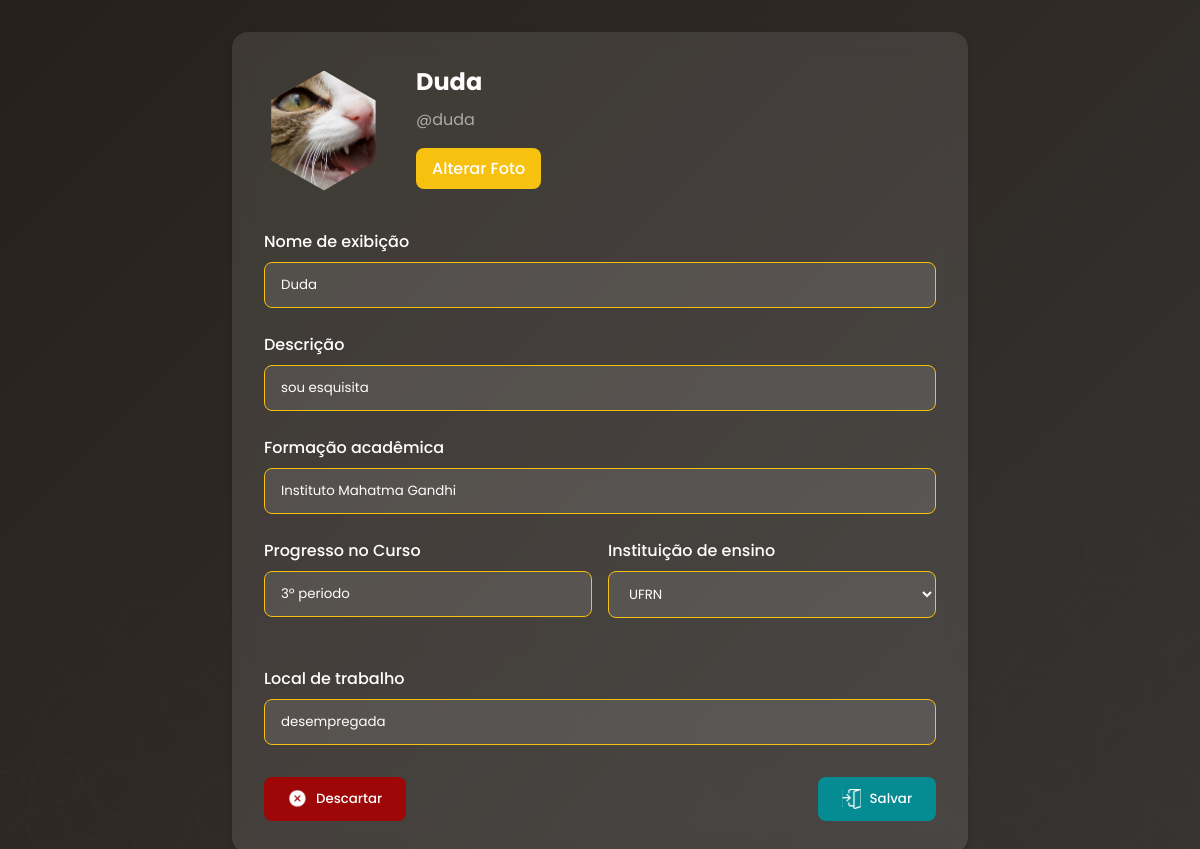
The page /editar-perfil/ (signed in) on the database its author committed.
### app_bizzu/models/usuario.py (models this page shows, shortened)
class Usuario(AbstractUser):
    nome = models.CharField(verbose_name="Nome", max_length=50)
    descricao = models.CharField(verbose_name="Descrição", max_length=200)
    imagemPerfil = models.ImageField(verbose_name="Imagem de perfil", upload_to="usuarios/%Y/%m/%d/", null=True)
    escolaFormacao = models.CharField(verbose_name="Escola de formação", max_length=30, blank=True, null=True)
    instituicaoAtual = models.CharField(verbose_name="Instituição atual", max_length=30, blank=True, null=True)
    localTrabalho = models.CharField(verbose_name="Local de trabalho", max_length=30, blank=True, null=True)
    progressoCurso = models.CharField(verbose_name="Progresso no curso", max_length=20, blank=True, null=True)
    repositoriosFavoritados = models.ManyToManyField("Repositorio", verbose_name="Repositórios salvos", symmetrical=False,related_name="repositorios_favoritados", blank=True)
    criado_em = models.DateTimeField(auto_now_add=True, verbose_name="Criado em", null=True, blank=True)
    segue = models.ManyToManyField("self",symmetrical=False, verbose_name="Segue", related_name="seguido_por", default=0, blank=True) # quem eu sigo
    seguidores = models.ManyToManyField("self",symmetrical=False, verbose_name="Seguidores", related_name="seguindo", default=0, blank=True) # quem me segue
    comunidades = models.ManyToManyField("Comunidade",verbose_name="Comunidades",related_name="seguido_por",blank=True)

### app_bizzu/views/usuarioView.py (the view)
# urls.py: path('editar-perfil/', usuarioView.UsuarioView.cadastro_perfil, name='cadastro_perfil'),
    @login_required
    def cadastro_perfil(request):
        usuario = request.user  # Obtém o usuário logado
        if request.method == "POST":
            form = CadastrarPerfilForm(request.POST, request.FILES, instance=usuario)
            if form.is_valid():
                form.save()
                return redirect('perfil', username=usuario.username)
        else:
            form = EditarPerfilForm(instance=usuario)
        return render(request, 'cadastro_perfil.html', {'form': form})

### app_bizzu/templates/cadastro_perfil.html (shortened to what this page needs)
{% load static %}
<!DOCTYPE html>
<html lang="pt-br">
<head>
    <link rel="stylesheet" href="{% static 'css/cadastro_perfil.css' %}">
    <link rel="stylesheet" href="{% static 'css/popup.css' %}">
</head>
<body>
    <main class="editarPerfil">
        <form method="post" enctype="multipart/form-data" class="profile-form">
            <div class="profile-header">
                <div class="profile-image-container">
                    <div class="profile-image">
                        <img src="{% if user.imagemPerfil %}{{ user.imagemPerfil.url }}{% else %}{% static 'img/icones_perfil/semFoto.svg' %}{% endif %}"
                             alt="Imagem de Perfil"
                             id="preview-image">
                    </div>
                    <div class="profile-info">
                        <h3>{{ user.nome }}</h3>
                        <p>@{{ user.username }}</p>
                        <label for="id_imagemPerfil" class="alterar">
                            Alterar Foto
                        </label>
                    </div>
                </div>
            </div>
            <div class="form-group">
                <label for="id_nome">Nome de exibição</label>
                {{ form.nome }}
            </div>
            <div class="form-group">
                <label for="id_descricao">Descrição</label>
                {{ form.descricao }}
            </div>
            <div class="form-group">
                <label for="id_escolaFormacao">Formação acadêmica</label>
                {{ form.escolaFormacao }}
            </div>
            <div class="form-row">
                <div class="form-group half">
                    <label for="id_progressoCurso">Progresso no Curso</label>
                    {{ form.progressoCurso }}
                </div>
                <div class="form-group half" id="brancasso">
                    <label for="id_instituicaoAtual">Instituição de ensino</label>
                    {{ form.instituicaoAtual }}
                </div>
            </div>
            <div class="form-group">
                <label for="id_localTrabalho">Local de trabalho</label>
                {{ form.localTrabalho }}
            </div>
            <div class="form-actions">
                <button type="button" class="btn btn-danger" onclick="confirmarDescarte(event)">
                    <img src="{% static 'img/botaofechar.png' %}" alt="Descartar">
                    <span>Descartar</span>
                </button>
                <button type="submit" class="btn btn-success">
                    <img src="{% static 'img/entrar.svg' %}" alt="Salvar">
                    <span>Salvar</span>
                </button>
            </div>
        </form>
    </main>
</body>
</html>

### app_bizzu/static/css/cadastro_perfil.css (style rules this page uses)
:root { --laranja: #f79010; --amarelo: #f7c110; --verdeAgua: #058B92; --cinzaEscuro: #393737; --vermelho: #9D0707; --marromEscuro: #27211B; --amareloClaro: #DCCEB1; --preto: #1B1A19; --branco: #FFFFFF; --cinza: #ACABA4; --amareloEscuro: #B5862E; }
* { margin: 0; padding: 0; box-sizing: border-box; font-family: 'Poppins', sans-serif; }
body { font-family: 'Poppins', sans-serif; min-height: 100vh; background: linear-gradient(135deg, var(--marromEscuro), var(--cinzaEscuro)); color: var(--branco); position: relative; overflow-x: hidden; }
body::before { content: ""; position: fixed; top: 0; left: 0; width: 100%; height: 100%; background-image: url(../img/fundo_bizzu.svg); background-repeat: no-repeat; background-size: cover; transform: rotate(180deg); z-index: -1; opacity: 0.1; }
.editarPerfil { max-width: 800px; margin: 0 auto; padding: 2rem; width: 100%; }
.profile-form { background: rgba(255, 255, 255, 0.1); backdrop-filter: blur(10px); border-radius: 1rem; padding: 2rem; box-shadow: 0 4px 6px rgba(0, 0, 0, 0.1); }
.profile-header { margin-bottom: 2rem; }
.profile-image-container { display: flex; align-items: center; gap: 2rem; flex-wrap: wrap; }
.profile-image { position: relative; width: 120px; height: 120px; clip-path: polygon(50% 0%, 93% 25%, 93% 75%, 50% 100%, 6% 75%, 6% 25%); border: 3px solid var(); overflow: hidden; }
.profile-image img { width: 100%; height: 100%; object-fit: cover; }
.profile-info { flex: 1; min-width: 200px; }
.profile-info h3 { font-size: 1.5rem; margin-bottom: 0.5rem; }
.profile-info p { color: var(--cinza); margin-bottom: 1rem; }
.form-group { margin-bottom: 1.5rem; }
.form-row { display: flex; gap: 1rem; margin-bottom: 1.5rem; }
.form-group.half { flex: 1; min-width: 200px; }
label { display: block; margin-bottom: 0.5rem; font-weight: 500; }
option { color: black; }
select::placeholder { color: red; }
input, textarea, select { width: 100%; padding: 0.75rem 1rem; border: 1px solid var(--amarelo); border-radius: 0.5rem; background: hsla(0, 0%, 100%, 0.102); color: var(--branco); font-family: inherit; transition: all 0.3s ease; }
.alterar { display: inline-block; padding: 0.5rem 1rem; background: var(--amarelo); color: var(--branco); border-radius: 0.5rem; cursor: pointer; transition: background-color 0.3s ease; }
.form-actions { display: flex; justify-content: space-between; gap: 1rem; margin-top: 2rem; }
.btn { display: flex; align-items: center; gap: 0.5rem; padding: 0.75rem 1.5rem; border: none; border-radius: 0.5rem; font-weight: 500; cursor: pointer; transition: all 0.3s ease; }
.btn-danger { background: var(--vermelho); color: var(--branco); }
.btn-success { background: var(--verdeAgua); color: var(--branco); }
.btn img { width: 20px; height: 20px; }

### rows shown on the page
Usuario: imagemPerfil (picture), nome "Duda", username "duda", descricao "sou esquisita", escolaFormacao "Instituto Mahatma Gandhi", progressoCurso "3º periodo", instituicaoAtual "UFRN", localTrabalho "desempregada"
